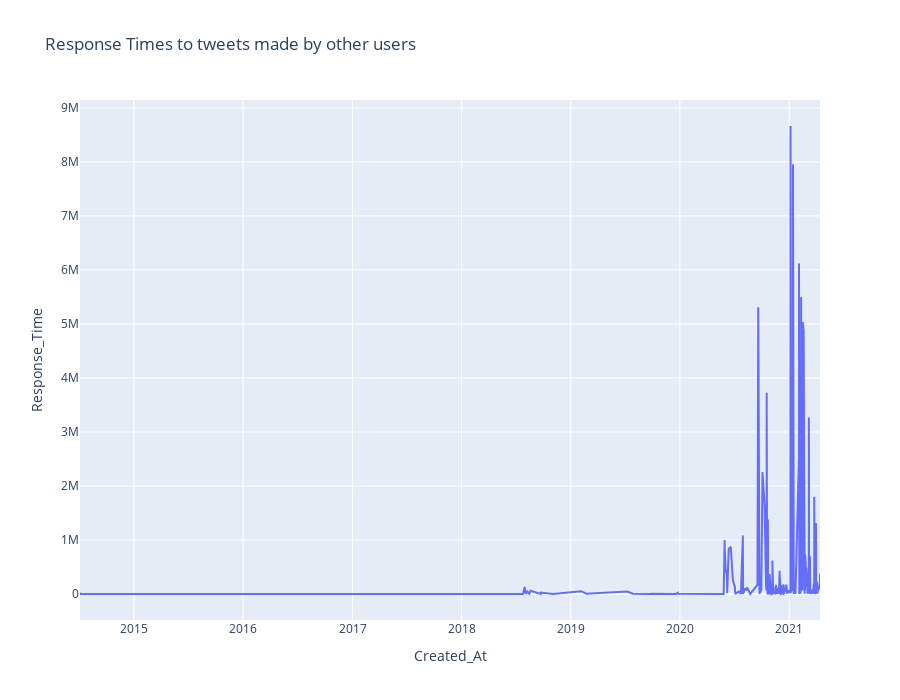

Write notebook code for a chart like this one.
### Code cell
import plotly.express as plt

response_times_df = pd.DataFrame({'Created_At': list(response_times_dict.keys()),
                                  'Response_Time': list(response_times_dict.values())})
response_times_df.sort_values(['Created_At'], inplace = True)
fig = plt.line(response_times_df,
               x = 'Created_At',
               y = 'Response_Time',
               title = 'Response Times to tweets made by other users',
               height = 700)
fig.show()

### Figure 1 — Plotly figure (JSON) as saved in the notebook; plotly's stock layout.template omitted (floating-point values rounded to 4 significant figures; data arrays with more than 128 entries replaced by an {"elided": "..."} marker saying what was removed)
{"data": [{"hovertemplate": "Created_At=%{x}<br>Response_Time=%{y}<extra></extra>", "legendgroup": "", "line": {"color": "#636efa", "dash": "solid"}, "mode": "lines", "name": "", "orientation": "v", "showlegend": false, "type": "scatter", "x": {"elided": "397 str values"}, "xaxis": "x", "y": {"elided": "397 int values"}, "yaxis": "y"}], "layout": {"height": 700, "legend": {"tracegroupgap": 0}, "title": {"text": "Response Times to tweets made by other users"}, "xaxis": {"anchor": "y", "domain": [0, 1], "title": {"text": "Created_At"}}, "yaxis": {"anchor": "x", "domain": [0, 1], "title": {"text": "Response_Time"}}}}
